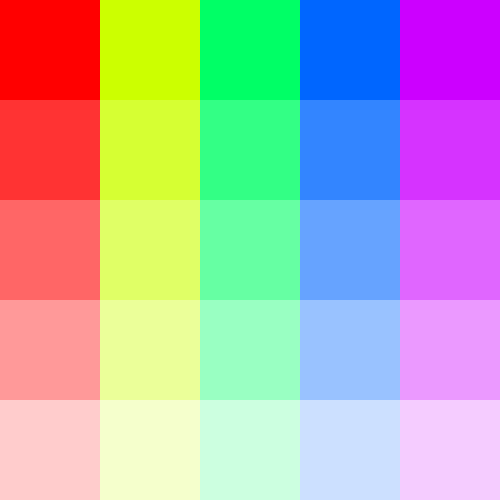
Frame 1 (no input)
Frame 60 (no input): identical to frame 1, image omitted
Frame 120 (the mouse pressed at the canvas centre since frame 60): identical to frame 1, image omitted

The p5.js sketch that drew this single still picture (run headless with seeded random() and noise() and a simulated clock; from frame 60 on, the mouse is pressed at the canvas centre):

// p5.js sketch
// ── sketch.js
function setup() {

	createCanvas(500, 500);
	colorMode(HSB, width, height, 100);
	noStroke();

}

function draw() {

	//setting the number of rows and cols
	numberOfCols = 100;
	numberOfRows = 100;


	//Creating the grid for the X and Y axis using a nested loop. GridY is the number of rows down
	for (var gridY = 0; gridY < width; gridY += numberOfRows){
		//GridX is the number of Columns across
		for (var gridX = 0; gridX < width; gridX += numberOfCols) {
			// Minusing the GridY from the height so the colours appear from top to bottom
			fill(gridX, height - gridY, 100);
			rect(gridX, gridY, numberOfCols, numberOfRows);
		}
	}

}
